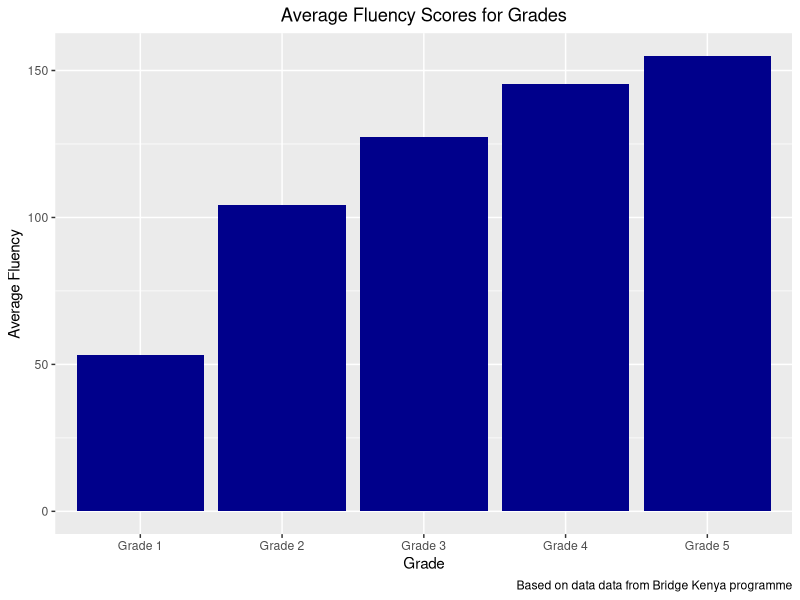
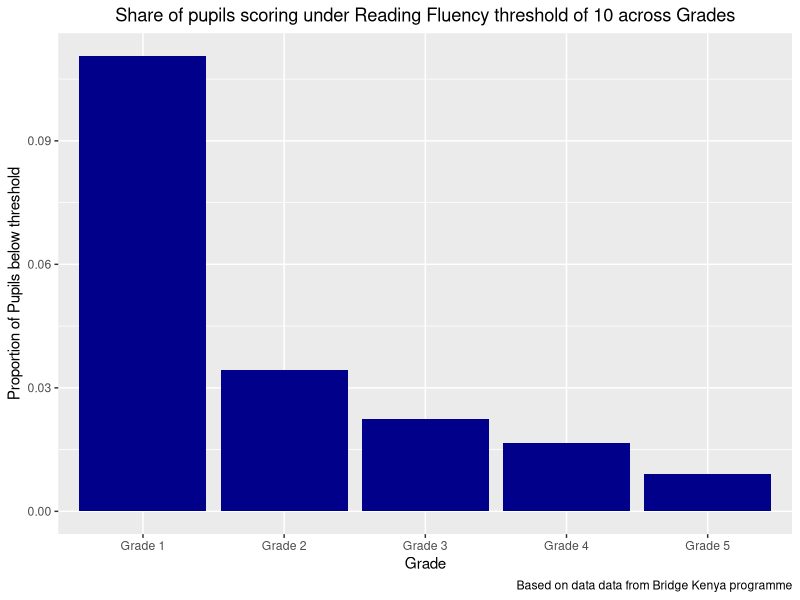

Generate these figures, in order, with R:
## ---- chunk 1
knitr::opts_chunk$set(echo = TRUE)
## ---- chunk 2
library(tidyverse)
library(readxl)
## ---- chunk 3
Lesson_completion <- read_excel("Lesson completion.xlsx")
View(Lesson_completion)
## ---- chunk 4
Pupil_attendance <- read_excel("Pupil attendance.xlsx")
View(Pupil_attendance)
## ---- chunk 5
Pupil_scores <- read_excel("Pupil scores.xlsx")
View(Pupil_scores)
## ---- chunk 6
School_information <- read_excel("School_information.xlsx")
View(School_information)
## ---- chunk 7
# Create a base file by reshaping the “Pupil scores” file
Pupil_scores <- Pupil_scores %>%
  pivot_wider(names_from = subject, values_from = score)
## ---- chunk 8
# Merge Pupil_attendance file to the base file i.e, Pupil_scores file
pupil_df <- merge(Pupil_scores, Pupil_attendance, by = c("pupil_id", "school_id", "grade"))
View(pupil_df)
## ---- chunk 9
# Merge teacher's data
pupil_teacher_df <- merge(pupil_df, Lesson_completion, by = c("school_id", "grade"))
View(pupil_teacher_df)
## ---- chunk 10
#merge school information
pupil_teacher_school_df <- merge(pupil_teacher_df, School_information, by = "school_id")
View(pupil_teacher_school_df)
## ---- chunk 11
network_level_average_kpi <- round(sum(pupil_teacher_school_df$present_records)/sum(pupil_teacher_school_df$attendance_records), 2)
network_level_average_kpi
## ---- chunk 12
school_level_average_kpi <- pupil_teacher_school_df %>%
  select(school_id, present_records, attendance_records) %>%
  group_by(school_id) %>%
  summarise(total_present = sum(present_records), total_records = sum(attendance_records)) %>%
  mutate(school_kpi = round(total_present/total_records, 2)) %>%
  summarise(round(mean(school_kpi), 2))
school_level_average_kpi
## ---- chunk 13

## ---- chunk 14
pupil_teacher_school_df %>%
  select(grade, Fluency) %>%
  group_by(grade) %>%
  summarise(mean(Fluency, na.rm = TRUE))
## ---- chunk 15
pupil_teacher_school_df %>%
  select(grade, Fluency) %>%
  group_by(grade) %>%
  summarise(avg_fluency = mean(Fluency, na.rm = TRUE)) %>%
  ggplot(aes(x = grade, y=avg_fluency))+
  geom_col(fill= "dark blue")+
  labs(title = "Average Fluency Scores for Grades",
       x = "Grade",
       y = "Average Fluency",
       caption = "Based on data data from Bridge Kenya programme")+
  theme(plot.title = element_text(hjust = 0.5))
## ---- chunk 16
pupil_teacher_school_df %>%
  select(region, Fluency) %>%
  group_by(region) %>%
  summarise(avg_fluency = mean(Fluency, na.rm = TRUE)) %>%
  filter(avg_fluency == max(avg_fluency, na.rm=TRUE) | avg_fluency == min(avg_fluency, na.rm=TRUE))
## ---- chunk 17
pupil_teacher_school_df$not_fluent <- ifelse(pupil_teacher_school_df$Fluency <=10, 1, 0)

pupil_teacher_school_df %>%
  select(grade, not_fluent) %>%
  group_by(grade) %>%
  summarise(proportion_not_fluent = mean(not_fluent, na.rm = TRUE)) %>%
  ggplot(aes(x = grade, y=proportion_not_fluent))+
  geom_col(fill= "dark blue")+
  labs(title = "Share of pupils scoring under Reading Fluency threshold of 10 across Grades",
       x = "Grade",
       y = "Proportion of Pupils below threshold",
       caption = "Based on data data from Bridge Kenya programme")+
  theme(plot.title = element_text(hjust = 0.5))
## ---- chunk 18
pupil_teacher_school_df %>%
  filter(grade == "Grade 3") %>%
  select(school_id, not_fluent) %>%
  group_by(school_id) %>%
  summarise(proportion_not_fluent = mean(not_fluent, na.rm = TRUE)) %>%
  filter(proportion_not_fluent == max(proportion_not_fluent, na.rm=TRUE))
## ---- chunk 19
summary(lm(Math ~ tutoring_program, data = pupil_teacher_school_df))
## ---- chunk 20
summary(lm(Kiswahili ~ tutoring_program, data = pupil_teacher_school_df))
## ---- chunk 21
summary(lm(Fluency ~ tutoring_program, data = pupil_teacher_school_df))
## ---- chunk 22
pupil_teacher_school_df$student_attendance_score <- pupil_teacher_school_df$present_records/pupil_teacher_school_df$attendance_records

summary(lm(student_attendance_score ~ tutoring_program, data = pupil_teacher_school_df))

## ---- chunk 23
summary(lm(Math ~ tutoring_program+lesson_completion_rate, data = pupil_teacher_school_df))
## ---- chunk 24
summary(lm(Kiswahili ~ tutoring_program+lesson_completion_rate, data = pupil_teacher_school_df))
## ---- chunk 25
summary(lm(Fluency ~ tutoring_program+lesson_completion_rate, data = pupil_teacher_school_df))
## ---- chunk 26
summary(lm(student_attendance_score ~ tutoring_program+lesson_completion_rate, data = pupil_teacher_school_df))
